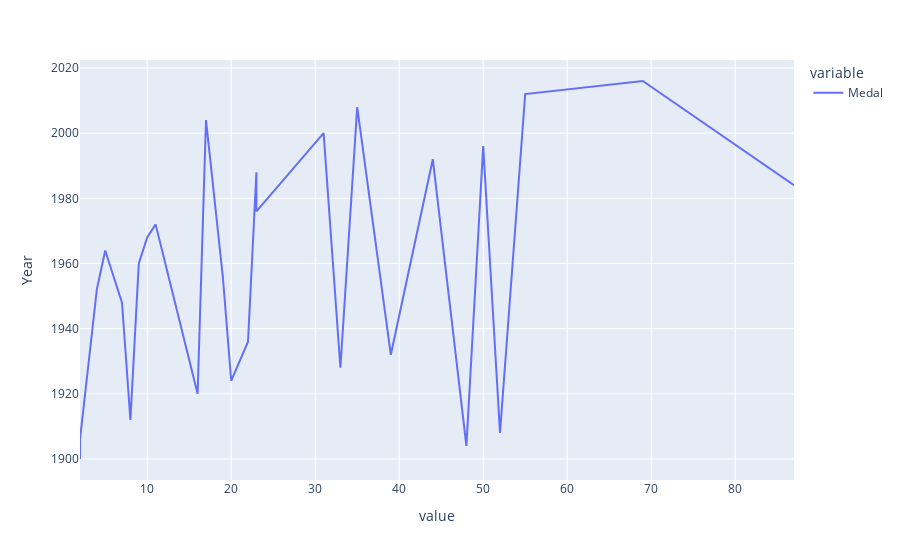

Notebook code cell kept with this figure:
### Code cell
fig = px.line(df_medals_summer, x = ["Medal"], y= df_medals_summer.index)
fig.show()

### Figure 1 — Plotly figure (JSON) as saved in the notebook; plotly's stock layout.template omitted (floating-point values rounded to 4 significant figures)
{"data": [{"hovertemplate": "variable=Medal<br>value=%{x}<br>Year=%{y}<extra></extra>", "legendgroup": "Medal", "line": {"color": "#636efa", "dash": "solid"}, "marker": {"symbol": "circle"}, "mode": "lines", "name": "Medal", "orientation": "v", "showlegend": true, "type": "scatter", "x": [87, 69, 55, 52, 50, 48, 44, 39, 35, 33, 31, 23, 23, 22, 20, 19, 17, 16, 11, 10, 9, 8, 7, 5, 4, 2, 2], "xaxis": "x", "y": [1984, 2016, 2012, 1908, 1996, 1904, 1992, 1932, 2008, 1928, 2000, 1976, 1988, 1936, 1924, 1956, 2004, 1920, 1972, 1968, 1960, 1912, 1948, 1964, 1952, 1906, 1900], "yaxis": "y"}], "layout": {"legend": {"title": {"text": "variable"}, "tracegroupgap": 0}, "margin": {"t": 60}, "xaxis": {"anchor": "y", "domain": [0, 1], "title": {"text": "value"}}, "yaxis": {"anchor": "x", "domain": [0, 1], "title": {"text": "Year"}}}}
